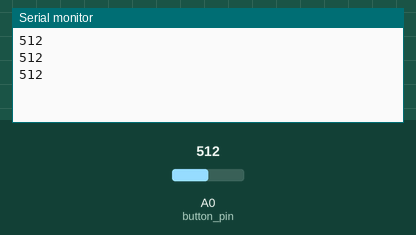
The sketch below on a simulated Arduino Uno, built with avr-gcc and run on an emulated ATmega328P. Parts: the last lines printed to the serial monitor. Inputs (shaded band) come from the test bench; at power-on: A0 (button_pin) = 512.

Above: at 1.3 s.
1.4 s: A0 (button_pin) set to 716
At 1.9 s:
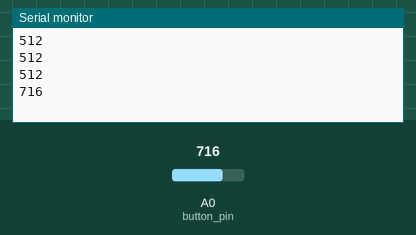
2.9 s: A0 (button_pin) set to 900
At 3.4 s:
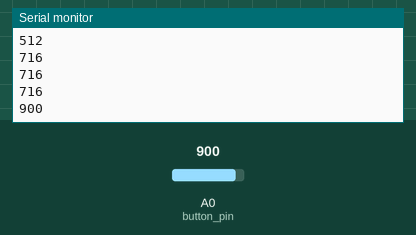
Timing chart, 0 to 5.9 s (numbered marks = the images above; inputs shaded):
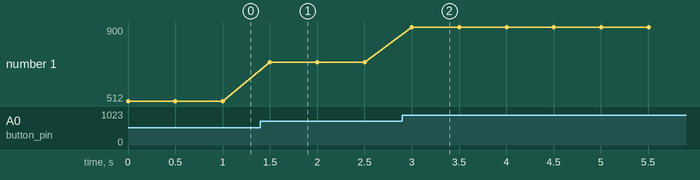

The sketch:

sketch_oct25a.ino
```cpp
int button_pin = A0;
int last_button_state = 1;
unsigned long debounce_time = 0;
int debounce_delta = 50;

void setup() {
  // put your setup code here, to run once:
  Serial.begin(9600);
  pinMode(A0,INPUT_PULLUP);
}

void loop() {
  int reading = analogRead(button_pin);
  // If the reading is not consistent with the last state,
  // reset the debounce counter
//  if (reading != last_button_state) {
//    debounce_time = millis();
//  }
  // If enough time has elapsed, check button state
//  if (millis() > debounce_time + debounce_delta) {
//    // update button reading if there's a change
//    if (reading != button_state) {
//      button_state = reading;
//      if (button_state == LOW) {  //Set initial time of button press
//        initial_press = millis();
//      }
//      else initial_release = millis();  // Initial time of button release
//    }
//  }
  Serial.println(reading);
  delay(500);
}
```

Measured:
- after the input at 1.4 s, the serial monitor: prints a new line after 0.10 s (image 1)
- after the input at 2.9 s, the serial monitor: prints a new line after 0.10 s (image 2)
- plotted number 1: 512 → 716 after the input at 1.4 s, 716 → 900 after the input at 2.9 s
